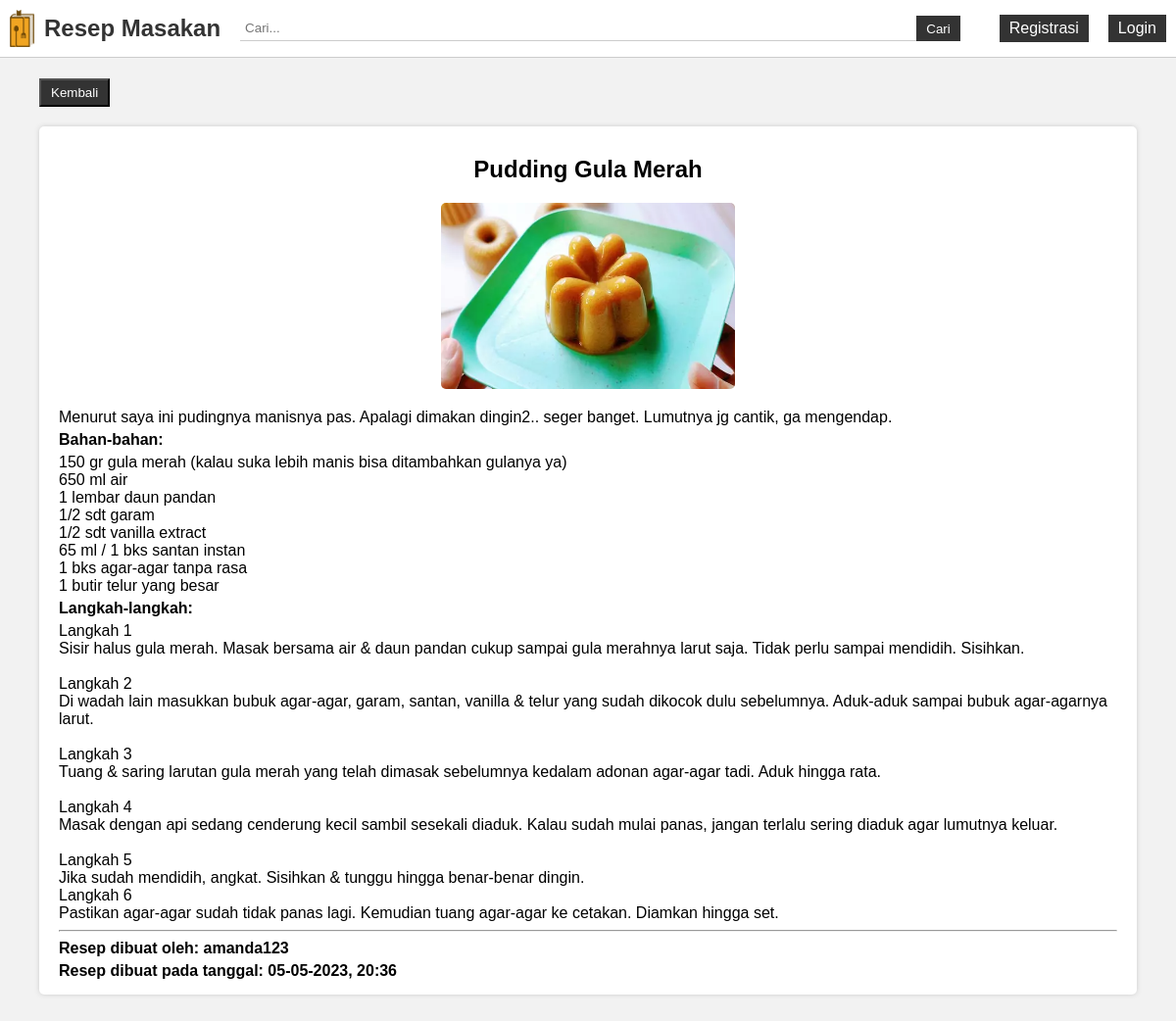
/detail_resep.php?id_resep=14, run on the app's committed database.
### tables this page shows
CREATE TABLE `resep` (
  `id_resep` int(11) NOT NULL,
  `nama_resep` varchar(100) NOT NULL,
  `deskripsi_resep` text NOT NULL,
  `bahan` text NOT NULL,
  `langkah` text NOT NULL,
  `foto_resep` text DEFAULT NULL,
  `tanggal_resep_dibuat` datetime NOT NULL,
  `id_user` int(11) NOT NULL
);

CREATE TABLE `user` (
  `id_user` int(11) NOT NULL,
  `username` varchar(50) NOT NULL,
  `password` varchar(255) NOT NULL,
  `nama_lengkap` varchar(50) NOT NULL
);

### detail_resep.php (the view, shortened to what this page needs)
<?php
	require_once 'koneksi.php';
	$id_resep = $_GET['id_resep'];
	$resep = mysqli_query($koneksi, "SELECT * FROM resep INNER JOIN user ON resep.id_user = user.id_user WHERE id_resep = '$id_resep' ORDER BY nama_resep ASC");
	$data_resep = mysqli_fetch_assoc($resep);
?>
<html>
<head>
	<?php include_once 'include_head.php'; ?>
</head>
<body>
	<?php include_once 'include_navbar.php'; ?>
	<div class="container padding-10px margin-top-bottom-50px">
		<button type="button" onclick="return window.history.back()" class="button margin-top-bottom-20px">Kembali</button>
		<div class="card-detail-resep">
		    <h2 class="text-center"><?= $data_resep['nama_resep']; ?></h2>
		    <img src="img/<?= $data_resep['foto_resep']; ?>" alt="Gambar">
		    <p class="card-description"><?= $data_resep['deskripsi_resep']; ?></p>
		    <h4 class="margin-top-bottom-5px">Bahan-bahan:</h4>
		    <p class="card-description"><?= $data_resep['bahan']; ?></p>
		    <h4 class="margin-top-bottom-5px">Langkah-langkah:</h4>
		    <p class="card-description"><?= $data_resep['langkah']; ?></p>
		    <hr>
		    <h4 class="margin-top-bottom-5px">Resep dibuat oleh: <?= $data_resep['username']; ?></h4>
		    <h4 class="margin-top-bottom-5px">Resep dibuat pada tanggal: <?= date("d-m-Y, H:i", strtotime($data_resep['tanggal_resep_dibuat'])); ?></h4>
		</div>
	</div>
</body>
</html>

### style.css (style rules this page uses)
* { box-sizing: border-box; }
body { font-family: Arial, sans-serif; background-color: #f2f2f2; margin: 0; }
.container { width: 100%; padding-right: 15px; padding-left: 15px; margin-right: auto; margin-left: auto; }
.margin-top-bottom-50px { margin-top: 50px; margin-bottom: 50px; }
.margin-top-bottom-20px { margin-top: 20px; margin-bottom: 20px; }
.margin-top-bottom-5px { margin-top: 5px; margin-bottom: 5px; }
.padding-10px { padding: 10px; }
.text-center { text-align: center; }
.card-description { font-size: 1rem; margin: 0; }
.button { display: inline-block; color: #fff; text-decoration: none; background-color: #333; padding: 5px 10px; }
.card-detail-resep { position: relative; background-color: #fff; border-radius: 5px; padding: 10px 20px; box-shadow: 0px 0px 5px #ccc; }
.card-detail-resep img { display: block; margin-left: auto; margin-right: auto; border-radius: 5px; margin-bottom: 20px; width: 300px; }
@media (min-width: 500px) { .container { max-width: 540px; } }
@media (min-width: 500px) { .margin-top-bottom-50px { margin-top: 150px; } }
@media (min-width: 768px) { .container { max-width: 720px; } }
@media (min-width: 768px) { .margin-top-bottom-50px { margin-top: 50px; } }
@media (min-width: 992px) { .container { max-width: 960px; } }
@media (min-width: 992px) { .margin-top-bottom-50px { margin-top: 50px; } }
@media (min-width: 1200px) { .container { max-width: 1140px; } }
@media (min-width: 1200px) { .margin-top-bottom-50px { margin-top: 50px; } }

### data on the page
resep: nama_resep "Pudding Gula Merah", foto_resep (picture), deskripsi_resep "Menurut saya ini pudingnya manisnya pas. Apalagi dimakan dingin2.. seger banget. Lumutnya jg cantik, ga mengendap.", bahan "150 gr gula merah (kalau suka lebih manis bisa ditambahkan gulanya ya) 650 ml air 1 lembar daun pandan 1/2 sdt garam 1/2 sdt vanilla extract 65 ml / 1 bks santan instan 1 bks agar-agar tanpa rasa 1 butir telur yang besar", langkah "Langkah 1 Sisir halus gula merah. Masak bersama air & daun pandan cukup sampai gula merahnya larut saja. Tidak perlu sampai mendidih. Sisihkan. Langkah 2 Di wadah lain masukkan bubuk agar-agar, garam, santan, vanilla & telur yang sudah dikocok dulu sebelumnya. Aduk-aduk sampai bubuk agar-agarnya larut. Langkah 3 Tuang & saring larutan gula merah yang telah dimasak sebelumnya kedalam adonan agar-agar tadi. Aduk hingga rata. Langkah 4 Masak dengan api sedang cenderung kecil sambil sesekali diaduk. Kalau sudah mulai panas, jangan terlalu sering diaduk agar lumutnya keluar. Langkah 5 Jika sudah mendidih, angkat. Sisihkan & tunggu hingga benar-benar dingin. Langkah 6 Pastikan agar-agar sudah…", id_user.username "amanda123", tanggal_resep_dibuat "05-05-2023, 20:36"
